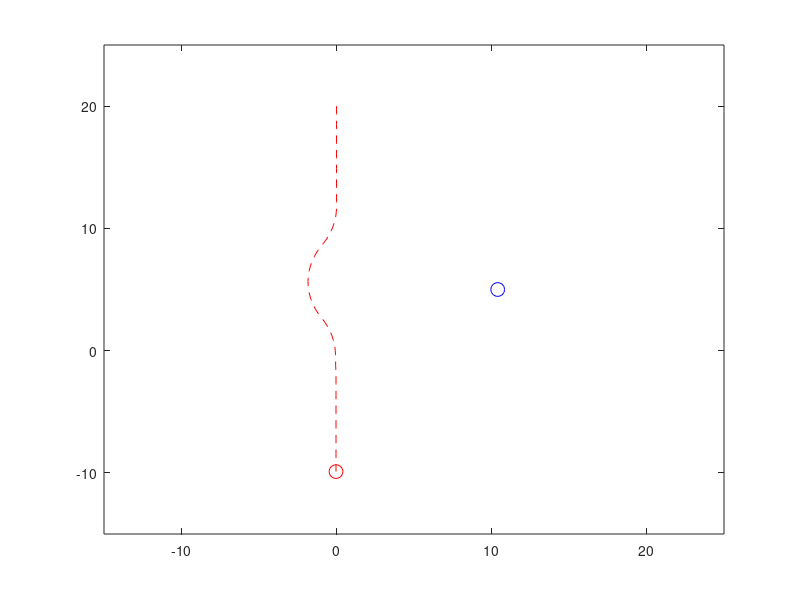

This chart was generated by the following MATLAB code:
% ship corrects path using a more ideal movent. arctan movement which is
% much smoother and more ideal for ships to use. 

clc, clear all, close all

%%%%%%%%%%% case 1 %%%%%%%%%%%%%%%%%%%
% Set up the initial positions of the red ship and obstacle
init_position = [0, 20];
goal_position = [0, -10];

obstacle_position = [-10, 5];


% Set up the velocity vectors for the red ship and obstacle
V0 = 3;
red_ship_velocity = V0;
obstacle_velocity = [2 , 0];


%initial position of red ship
red_ship_position = init_position;

%calculate initial heading angle
heading0 = atan2(goal_position(2) - init_position(2), goal_position(1) - init_position(1));
heading = heading0;


% % %%%%%%%%%%%%% case 2 %%%%%%%%%%%%%%%%%%%%%%%
% % % Set up the initial positions of the red ship and obstacle
% % init_position = [0, -10];
% % goal_position = [0, 20];
% % 
% % obstacle_position = [-10, 5];
% % 
% % 
% % % Set up the velocity vectors for the red ship and obstacle
% % V0 = 3;
% % red_ship_velocity = V0;
% % obstacle_velocity = [2 , 0];
% % 
% % 
% % %initial position of red ship
% % red_ship_position = init_position;
% % 
% % %calculate initial heading angle
% % heading0 = atan2(goal_position(2) - init_position(2), goal_position(1) - init_position(1));
% % heading = heading0;


% % %%%%%%%%%%%%% case 3 %%%%%%%%%%%%%%%%%%%%%%%
% % % Set up the initial positions of the red ship and obstacle
% % init_position = [-10, 10];
% % goal_position = [11, -11];
% % 
% % obstacle_position = [-6.5, -7.5];
% % 
% % 
% % % Set up the velocity vectors for the red ship and obstacle
% % V0 = 3;
% % red_ship_velocity = V0;
% % obstacle_velocity = [1.4 , 1.4];
% % 
% % 
% % %initial position of red ship
% % red_ship_position = init_position;
% % 
% % %calculate initial heading angle
% % heading0 = atan2(goal_position(2) - init_position(2), goal_position(1) - init_position(1));
% % heading = heading0;



% Set up the time step and the duration of the simulation
dt = 0.1;

% Set up the path array to store the positions of the red ship during movement
path = [red_ship_position(1), red_ship_position(2)];

cir_angle = 0;    %angle of circle path for red ship
cir_flag = 0;     %Status on whether the reship is on a circular path
obstacle_pass = 0;%Status on whether the obstacle passes or not
reft_pass = 0 ;   %status on whether the red ship move to left

% Loop over until red ship reaches to goal point
while norm(red_ship_position - goal_position)>0.4
    
    % Update the positions of the red ship and obstacle based on their velocities
    red_ship_position(1) = red_ship_position(1) + red_ship_velocity * cos(heading) * dt;
    red_ship_position(2) = red_ship_position(2) + red_ship_velocity * sin(heading) * dt;  

    obstacle_position = obstacle_position + obstacle_velocity .* dt;


    % Determine the distance between the red ship and the obstacle
    distance = norm(red_ship_position- obstacle_position);   
   
    
    %form path to avoid the obstacle
    if distance < 8 && cir_flag ==0 && obstacle_pass ==0
         cir_flag =1;
         
         %determine the center of circle
         center = red_ship_position + (goal_position - init_position)/norm(goal_position - init_position)*3;
         
         %determine the obtable on left or right of path 
         d = (obstacle_position(1) - init_position(1))*(goal_position(2)- init_position(2)) -...
             (obstacle_position(2) - init_position(2))*(goal_position(1)- init_position(1));
         
         if d >= 0
             reft_pass = 0;
         else
             reft_pass = 1;
         end
      
         
    end
    
    %Update the heading angle of the red ship to avoid the obstacle
    if cir_flag ==1
        
        if reft_pass == 0
                        
             %calculate the disired the heading angle
             if cir_angle > (pi)
                 
                 d_heading = heading0;                   %disired heading angle
             else
                 
                 d_heading = heading0 + cir_angle -pi/2 ;%disired heading angle
             end
            
            %caculate the heading angle 
            if d_heading >heading
                heading = heading +0.055;
            else
                heading = heading -0.053;
            end

        else
             %calculate the disired the heading angle
             if cir_angle > (pi)
                 
                 d_heading = heading0;                   %disired heading angle
             else
                 
                 d_heading = heading0 - cir_angle + pi/2 ;%disired heading angle
             end
            
            %caculate the heading angle 
            if d_heading >heading
                heading = heading + 0.055;
            else
                heading = heading - 0.055;
            end

        end
        
        %update angle of circle path
        cir_angle = cir_angle + dt;
                
        if cir_angle>pi+pi/2
            cir_flag = 0;
            obstacle_pass = 1;
        end
        
    else
        red_ship_velocity = V0;
        heading = heading0;   
        
    end
     

    % Store the position of the red ship in the path array
    path = [path; [red_ship_position(1),red_ship_position(2)]];

    % Plot the positions of the red ship and obstacle
    plot(path(:,1), path(:,2), 'r--')
    hold on
    plot(red_ship_position(1), red_ship_position(2), 'ro', 'MarkerSize', 10)
    plot(obstacle_position(1), obstacle_position(2), 'bo', 'MarkerSize', 10)
    xlim([-15, 25])
    ylim([-15, 25])
    pause(0.1)
    hold off
end


